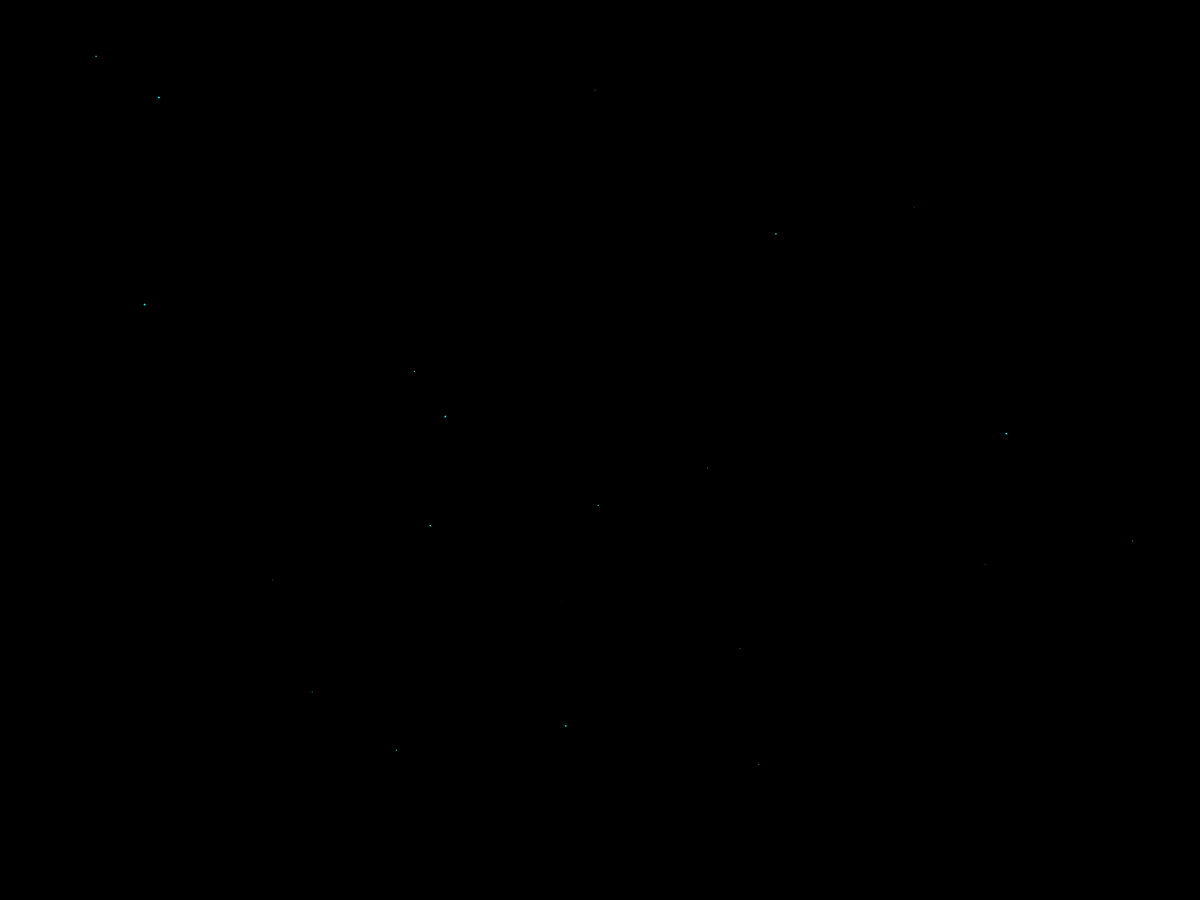
Frame 1 (no input)
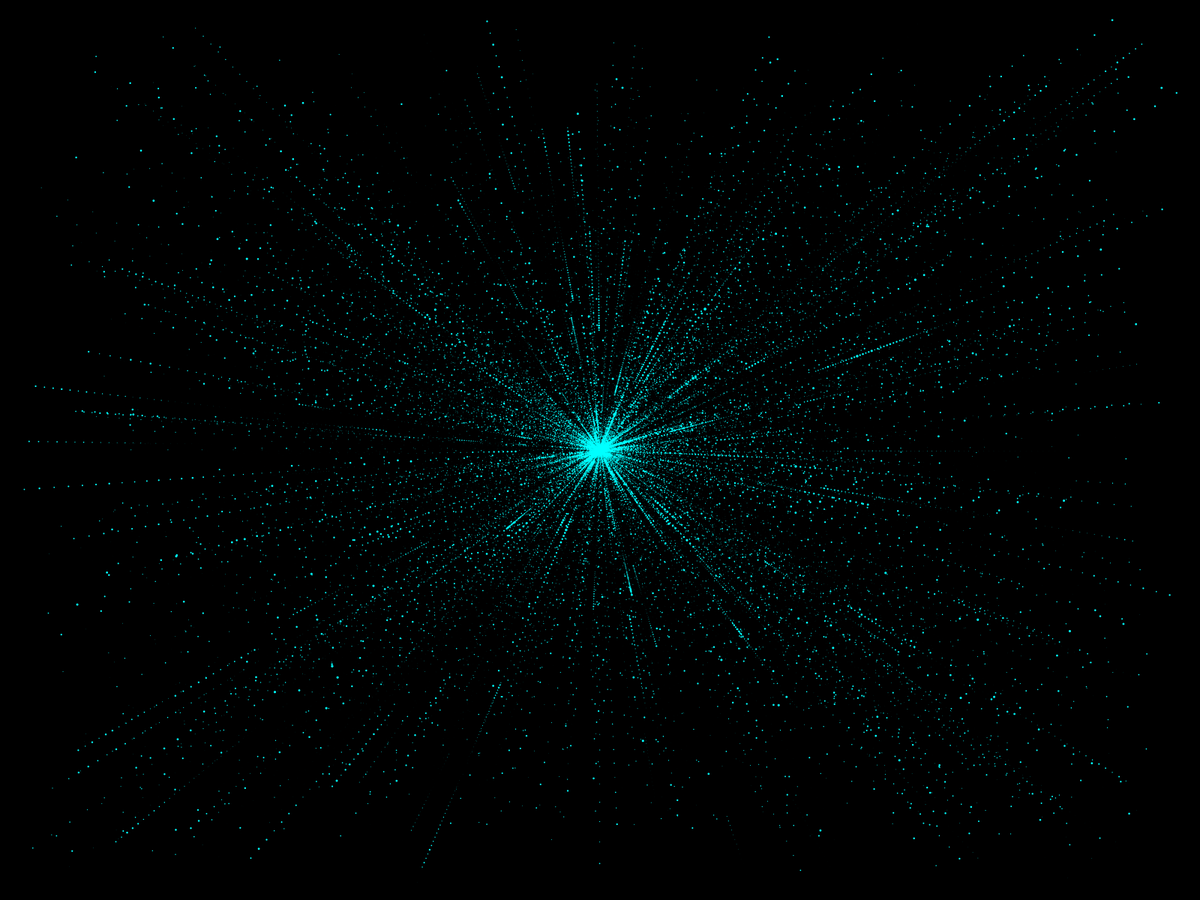
Frame 60 (the mouse pressed at the canvas centre just before this capture)
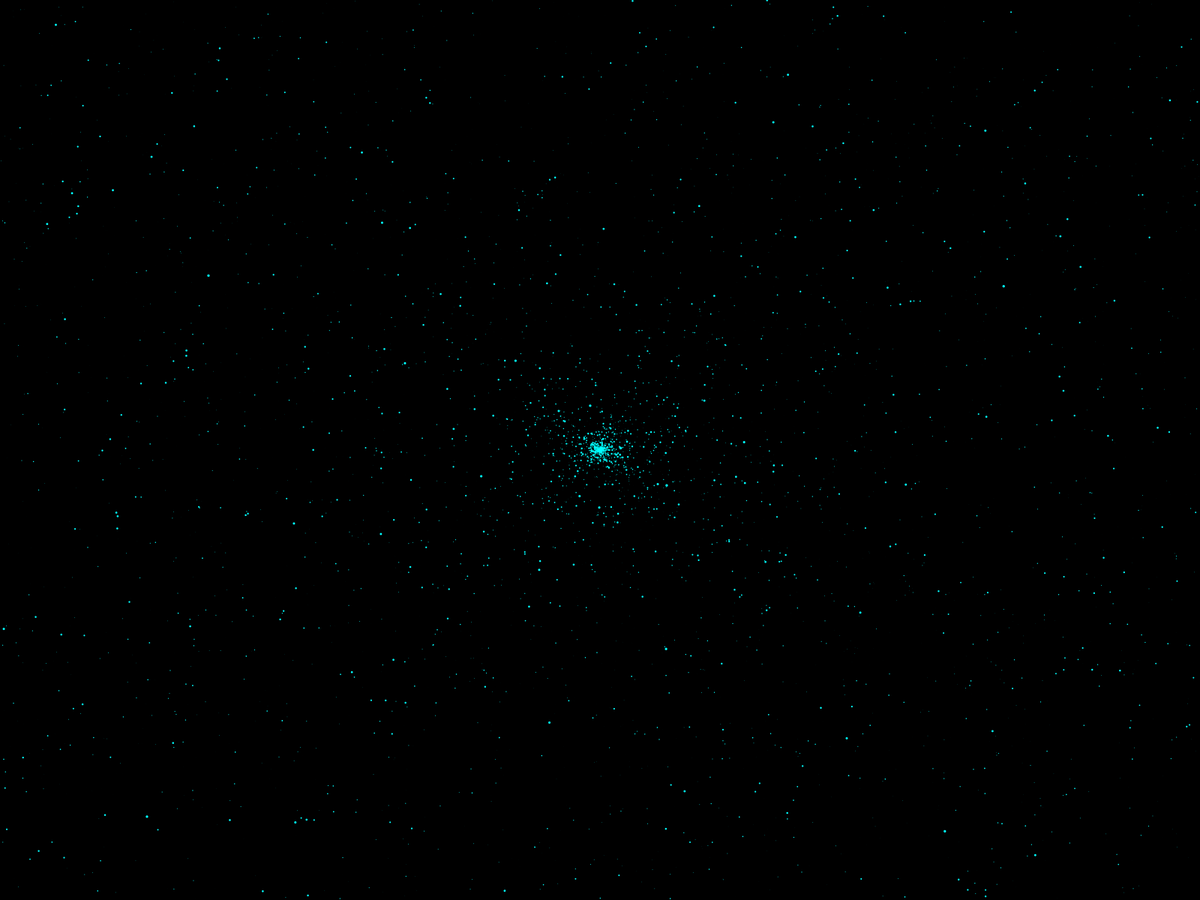
Frame 120 (the mouse held since frame 60 and released just before this capture)

The Processing sketch that drew these frames (run headless with seeded random() and noise(); from frame 60 on, the mouse is pressed at the canvas centre):

// Processing sketch: sketch96948
// ── sketch96948.pde
class star {
  float x, y, speed, d, age,sizeIncr;
  int wachsen;
  star() {
    x = random(width);
    y = random(height);
    speed = random(0.2, 5);
    wachsen= int(random(0, 2));
    if(wachsen==1)d = 0;
    else {
      d= random(0.2, 3);
    }
    age=0;
    sizeIncr= random(0,0.03);
  }
  void render() {
   age++;
     if (age<200){
       if (wachsen==1){
         d+=sizeIncr;
         if (d>3||d<-3) d=3;
       }else {
         if (d>3||d<-3) d=3;
         d= d+0.2-0.6*noise(x, y, frameCount);
       }
       
 
     }
     else{
       if (d>3||d<-3) d=3;
     }
    
    ellipse(x, y, d*(map(noise(x, y,0.001*frameCount),0,1,0.2,1.5)), d*(map(noise(x, y,0.001*frameCount),0,1,0.2,1.5)));
  }
  void move() {
    x =x-map(mouseX, 0, width, -0.05*speed, 0.05*speed)*(w2-x); 
    y =y-map(mouseY, 0, height, -0.05*speed, 0.05*speed)*(h2-y);
  }
}

star neuerStern;
ArrayList<star> starArray = new ArrayList<star>();
float h2;//=height/2
float w2;//=width/2
float d2;//=diagonal/2
int numberOfStars = 20000;
int newStars =50;

void setup() {
  //size(displayWidth, displayHeight);
  fullScreen();
  w2=width/2;
  h2= height/2;
  d2 = dist(0, 0, w2, h2);
  noStroke();
  neuerStern= new star();
  frameRate(9000);
  background(0);
}
void draw() {
  fill(0, map(dist(mouseX, mouseY, w2, h2), 0, d2, 255, -10));
  rect(0, 0, width, height);
  fill(0,255,255);
  neuerStern.render();
  for (int i = 0; i<newStars; i++) {   // star init
    starArray.add(new star());
  }


  for (int i = 0; i<starArray.size(); i++) {
    if (starArray.get(i).x<0||starArray.get(i).x>width||starArray.get(i).y<0||starArray.get(i).y>height) starArray.remove(i);
    starArray.get(i).move();
    starArray.get(i).render();
  }
  if (starArray.size()>numberOfStars) {//
    for (int i = 0; i<newStars; i++) {
      starArray.remove(i);
    }
  }
}

//boolean sketchFullScreen() {// force fullscreen
//  return true;
//}
